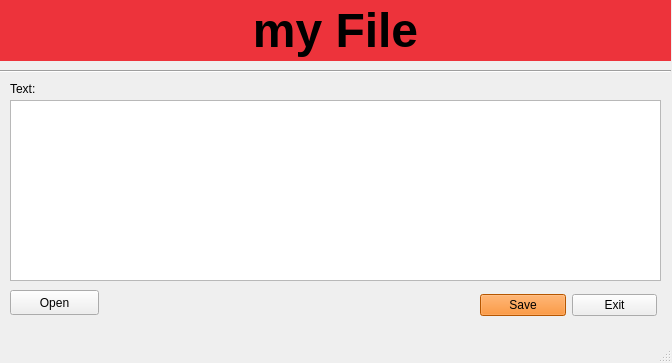
<?xml version="1.0" encoding="UTF-8"?>
<ui version="4.0">
 <class>MainWindow</class>
 <widget class="QMainWindow" name="MainWindow">
  <property name="geometry">
   <rect>
    <x>0</x>
    <y>0</y>
    <width>672</width>
    <height>363</height>
   </rect>
  </property>
  <property name="windowTitle">
   <string>MainWindow</string>
  </property>
  <widget class="QWidget" name="centralwidget">
   <widget class="QLabel" name="label">
    <property name="geometry">
     <rect>
      <x>0</x>
      <y>0</y>
      <width>671</width>
      <height>61</height>
     </rect>
    </property>
    <property name="font">
     <font>
      <pointsize>36</pointsize>
      <bold>true</bold>
     </font>
    </property>
    <property name="styleSheet">
     <string notr="true">background-color: rgb(237, 51, 59);
color:rgb(0,0,0);</string>
    </property>
    <property name="text">
     <string>my File</string>
    </property>
    <property name="alignment">
     <set>Qt::AlignCenter</set>
    </property>
   </widget>
   <widget class="Line" name="line">
    <property name="geometry">
     <rect>
      <x>0</x>
      <y>61</y>
      <width>671</width>
      <height>20</height>
     </rect>
    </property>
    <property name="orientation">
     <enum>Qt::Horizontal</enum>
    </property>
   </widget>
   <widget class="QLabel" name="label_2">
    <property name="geometry">
     <rect>
      <x>10</x>
      <y>80</y>
      <width>67</width>
      <height>17</height>
     </rect>
    </property>
    <property name="text">
     <string>Text:</string>
    </property>
   </widget>
   <widget class="QPushButton" name="pushButton_open">
    <property name="geometry">
     <rect>
      <x>10</x>
      <y>290</y>
      <width>89</width>
      <height>25</height>
     </rect>
    </property>
    <property name="text">
     <string>Open</string>
    </property>
   </widget>
   <widget class="QWidget" name="horizontalLayoutWidget">
    <property name="geometry">
     <rect>
      <x>480</x>
      <y>290</y>
      <width>177</width>
      <height>31</height>
     </rect>
    </property>
    <layout class="QHBoxLayout" name="horizontalLayout">
     <item>
      <widget class="QPushButton" name="pushButton_save">
       <property name="styleSheet">
        <string notr="true">background-color: rgb(255, 120, 0);
color: rgb(0, 0, 0);</string>
       </property>
       <property name="text">
        <string>Save</string>
       </property>
      </widget>
     </item>
     <item>
      <widget class="QPushButton" name="pushButton_exit">
       <property name="text">
        <string>Exit</string>
       </property>
      </widget>
     </item>
    </layout>
   </widget>
   <widget class="QTextEdit" name="textEdit">
    <property name="geometry">
     <rect>
      <x>10</x>
      <y>100</y>
      <width>651</width>
      <height>181</height>
     </rect>
    </property>
   </widget>
  </widget>
  <widget class="QMenuBar" name="menubar">
   <property name="geometry">
    <rect>
     <x>0</x>
     <y>0</y>
     <width>672</width>
     <height>22</height>
    </rect>
   </property>
  </widget>
  <widget class="QStatusBar" name="statusbar"/>
 </widget>
 <resources/>
 <connections/>
</ui>
